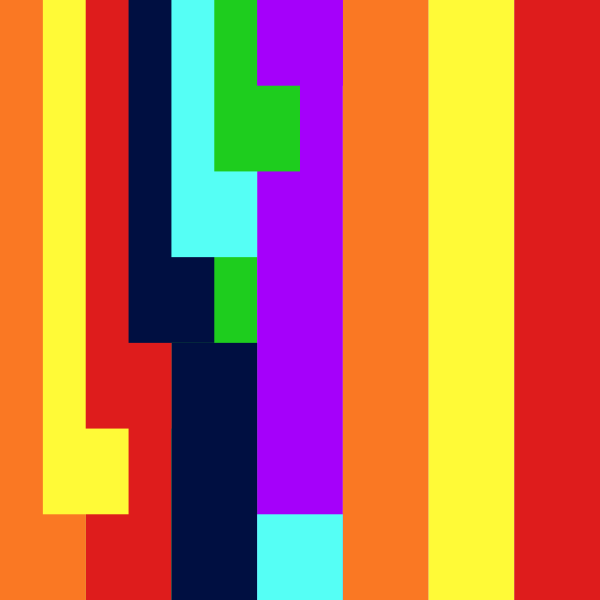
Frame 1 (no input)
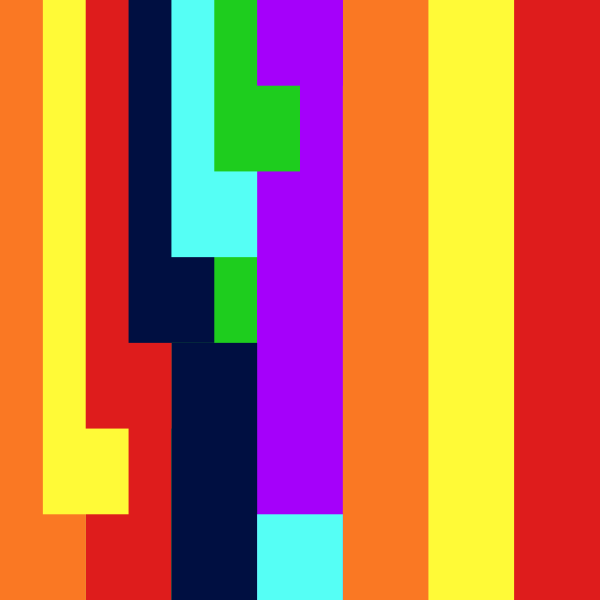
Frame 60 (the mouse pressed at the canvas centre just before this capture)
Frame 120 (the mouse held since frame 60 and released just before this capture): identical to frame 60, image omitted

The Processing sketch that drew these frames (run headless with seeded random() and noise(); from frame 60 on, the mouse is pressed at the canvas centre):

// Processing sketch: build
// ── build.pde
color[] palette = {#000F41,#55FFF5,#1ECD1E,#A500FA,#FA7823,#FFFA37,#DE1C1C};
float p = 7.0;
void setup() {
	size(600, 600);
	noStroke();
}

void draw() {
	set(0, width / p, 0);
	set(5, width / p, height / p*2);
	set(4, width / p / 2, -height / p);
}

void set(int coff, float xoff, float yoff) {
	pushMatrix();
	for (float i = 0; i < p; i++) {
		fill(palette[(coff + (int)i) % palette.length]);
		rect(0, 0, width / p, height);
		translate(xoff, yoff);
	}
	popMatrix();
}
